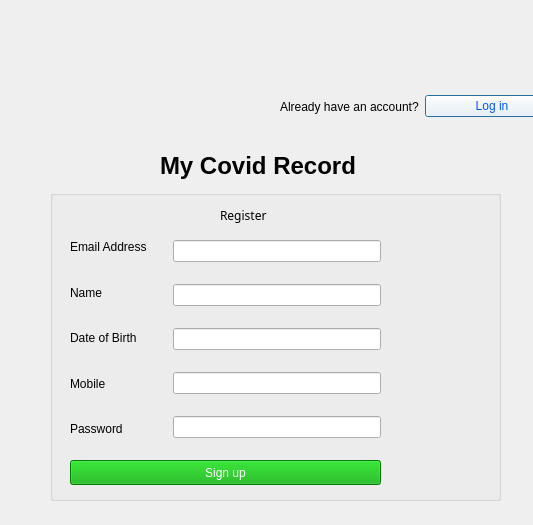
<?xml version="1.0" encoding="UTF-8"?>
<ui version="4.0">
 <class>UserSignup</class>
 <widget class="QDialog" name="UserSignup">
  <property name="geometry">
   <rect>
    <x>0</x>
    <y>0</y>
    <width>533</width>
    <height>525</height>
   </rect>
  </property>
  <property name="windowTitle">
   <string>Dialog</string>
  </property>
  <widget class="QLabel" name="label">
   <property name="geometry">
    <rect>
     <x>160</x>
     <y>150</y>
     <width>231</width>
     <height>31</height>
    </rect>
   </property>
   <property name="font">
    <font>
     <pointsize>18</pointsize>
     <bold>true</bold>
    </font>
   </property>
   <property name="styleSheet">
    <string notr="true"/>
   </property>
   <property name="text">
    <string>My Covid Record</string>
   </property>
  </widget>
  <widget class="QWidget" name="layoutWidget">
   <property name="geometry">
    <rect>
     <x>280</x>
     <y>90</y>
     <width>279</width>
     <height>33</height>
    </rect>
   </property>
   <layout class="QHBoxLayout" name="horizontalLayout">
    <item>
     <widget class="QLabel" name="label_2">
      <property name="styleSheet">
       <string notr="true">font: 9pt &quot;Arial Rounded MT Bold&quot;;</string>
      </property>
      <property name="text">
       <string>Already have an account?</string>
      </property>
     </widget>
    </item>
    <item>
     <widget class="QPushButton" name="pushButton_Login">
      <property name="styleSheet">
       <string notr="true">background-color: rgb(255, 255, 255);
font: 87 9pt &quot;Arial Black&quot;;
color: rgb(0, 85, 255);</string>
      </property>
      <property name="text">
       <string>Log in</string>
      </property>
     </widget>
    </item>
   </layout>
  </widget>
  <widget class="QGroupBox" name="groupBox">
   <property name="geometry">
    <rect>
     <x>50</x>
     <y>190</y>
     <width>451</width>
     <height>311</height>
    </rect>
   </property>
   <property name="title">
    <string/>
   </property>
   <widget class="QLabel" name="label_3">
    <property name="geometry">
     <rect>
      <x>170</x>
      <y>10</y>
      <width>121</width>
      <height>31</height>
     </rect>
    </property>
    <property name="font">
     <font>
      <family>Arial Black</family>
      <pointsize>9</pointsize>
      <italic>false</italic>
      <bold>false</bold>
     </font>
    </property>
    <property name="styleSheet">
     <string notr="true">font: 87 9pt &quot;Arial Black&quot;;</string>
    </property>
    <property name="text">
     <string>Register </string>
    </property>
   </widget>
   <widget class="QWidget" name="layoutWidget">
    <property name="geometry">
     <rect>
      <x>20</x>
      <y>50</y>
      <width>311</width>
      <height>242</height>
     </rect>
    </property>
    <layout class="QHBoxLayout" name="horizontalLayout_2">
     <item>
      <layout class="QVBoxLayout" name="verticalLayout">
       <item>
        <widget class="QLabel" name="label_4">
         <property name="text">
          <string>Email Address</string>
         </property>
        </widget>
       </item>
       <item>
        <spacer name="verticalSpacer">
         <property name="orientation">
          <enum>Qt::Vertical</enum>
         </property>
         <property name="sizeHint" stdset="0">
          <size>
           <width>20</width>
           <height>40</height>
          </size>
         </property>
        </spacer>
       </item>
       <item>
        <widget class="QLabel" name="label_5">
         <property name="text">
          <string>Name</string>
         </property>
        </widget>
       </item>
       <item>
        <spacer name="verticalSpacer_2">
         <property name="orientation">
          <enum>Qt::Vertical</enum>
         </property>
         <property name="sizeHint" stdset="0">
          <size>
           <width>20</width>
           <height>40</height>
          </size>
         </property>
        </spacer>
       </item>
       <item>
        <widget class="QLabel" name="label_6">
         <property name="text">
          <string>Date of Birth</string>
         </property>
        </widget>
       </item>
       <item>
        <spacer name="verticalSpacer_3">
         <property name="orientation">
          <enum>Qt::Vertical</enum>
         </property>
         <property name="sizeHint" stdset="0">
          <size>
           <width>20</width>
           <height>40</height>
          </size>
         </property>
        </spacer>
       </item>
       <item>
        <widget class="QLabel" name="label_7">
         <property name="text">
          <string>Mobile</string>
         </property>
        </widget>
       </item>
       <item>
        <spacer name="verticalSpacer_4">
         <property name="orientation">
          <enum>Qt::Vertical</enum>
         </property>
         <property name="sizeHint" stdset="0">
          <size>
           <width>20</width>
           <height>40</height>
          </size>
         </property>
        </spacer>
       </item>
       <item>
        <widget class="QLabel" name="label_8">
         <property name="text">
          <string>Password</string>
         </property>
        </widget>
       </item>
       <item>
        <spacer name="verticalSpacer_5">
         <property name="orientation">
          <enum>Qt::Vertical</enum>
         </property>
         <property name="sizeHint" stdset="0">
          <size>
           <width>20</width>
           <height>40</height>
          </size>
         </property>
        </spacer>
       </item>
       <item>
        <widget class="QLabel" name="label_9">
         <property name="text">
          <string>Confirm password</string>
         </property>
        </widget>
       </item>
      </layout>
     </item>
     <item>
      <layout class="QVBoxLayout" name="verticalLayout_2">
       <item>
        <widget class="QLineEdit" name="lineEdit"/>
       </item>
       <item>
        <spacer name="verticalSpacer_6">
         <property name="orientation">
          <enum>Qt::Vertical</enum>
         </property>
         <property name="sizeHint" stdset="0">
          <size>
           <width>20</width>
           <height>40</height>
          </size>
         </property>
        </spacer>
       </item>
       <item>
        <widget class="QLineEdit" name="lineEdit_2"/>
       </item>
       <item>
        <spacer name="verticalSpacer_7">
         <property name="orientation">
          <enum>Qt::Vertical</enum>
         </property>
         <property name="sizeHint" stdset="0">
          <size>
           <width>20</width>
           <height>40</height>
          </size>
         </property>
        </spacer>
       </item>
       <item>
        <widget class="QLineEdit" name="lineEdit_3"/>
       </item>
       <item>
        <spacer name="verticalSpacer_8">
         <property name="orientation">
          <enum>Qt::Vertical</enum>
         </property>
         <property name="sizeHint" stdset="0">
          <size>
           <width>20</width>
           <height>40</height>
          </size>
         </property>
        </spacer>
       </item>
       <item>
        <widget class="QLineEdit" name="lineEdit_4"/>
       </item>
       <item>
        <spacer name="verticalSpacer_9">
         <property name="orientation">
          <enum>Qt::Vertical</enum>
         </property>
         <property name="sizeHint" stdset="0">
          <size>
           <width>20</width>
           <height>40</height>
          </size>
         </property>
        </spacer>
       </item>
       <item>
        <widget class="QLineEdit" name="lineEdit_5"/>
       </item>
       <item>
        <spacer name="verticalSpacer_10">
         <property name="orientation">
          <enum>Qt::Vertical</enum>
         </property>
         <property name="sizeHint" stdset="0">
          <size>
           <width>20</width>
           <height>40</height>
          </size>
         </property>
        </spacer>
       </item>
       <item>
        <widget class="QLineEdit" name="lineEdit_6"/>
       </item>
      </layout>
     </item>
    </layout>
   </widget>
   <widget class="QPushButton" name="pushButton_Signup">
    <property name="geometry">
     <rect>
      <x>20</x>
      <y>270</y>
      <width>311</width>
      <height>25</height>
     </rect>
    </property>
    <property name="styleSheet">
     <string notr="true">background-color: rgb(0, 170, 0);
color: rgb(255, 255, 255);
font: 87 9pt &quot;Arial Black&quot;;</string>
    </property>
    <property name="text">
     <string>Sign up</string>
    </property>
   </widget>
  </widget>
  <widget class="QWidget" name="logo" native="true">
   <property name="geometry">
    <rect>
     <x>0</x>
     <y>0</y>
     <width>531</width>
     <height>80</height>
    </rect>
   </property>
   <property name="styleSheet">
    <string notr="true">#logo {

border-image:url(:/images/logo.png)
}</string>
   </property>
  </widget>
 </widget>
 <resources/>
 <connections/>
</ui>
